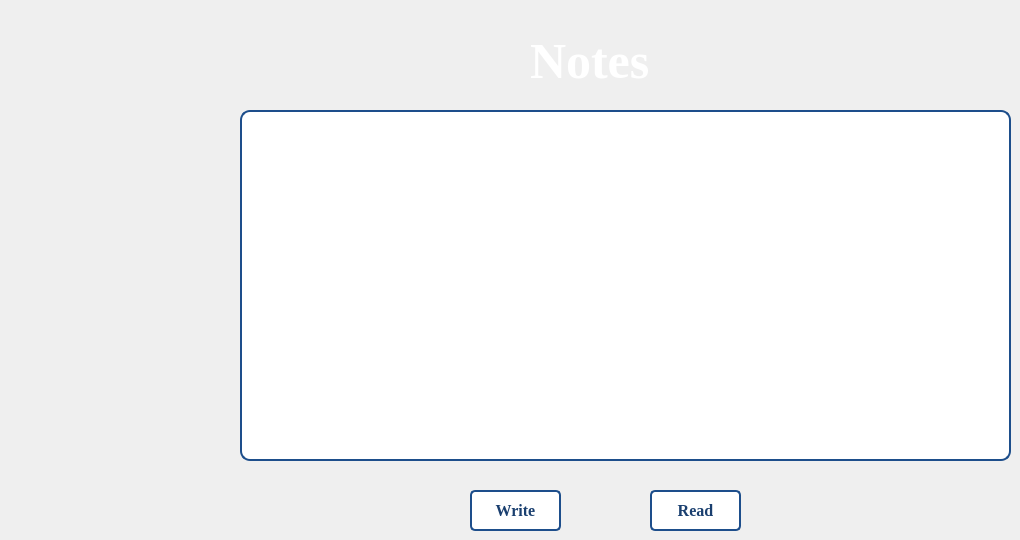
   <widget class="QWidget" name="tab_2">
    <attribute name="title">
     <string>Notes</string>
    </attribute>
    <widget class="QPushButton" name="pushButton_11">
     <property name="geometry">
      <rect>
       <x>470</x>
       <y>490</y>
       <width>91</width>
       <height>41</height>
      </rect>
     </property>
     <property name="font">
      <font>
       <family>Times New Roman</family>
       <pointsize>-1</pointsize>
       <bold>true</bold>
      </font>
     </property>
     <property name="styleSheet">
      <string notr="true">QPushButton 
{
background-color: rgb(255, 255, 255); 
color: rgb(26, 63, 111); 
border: 2px solid rgb(29, 78, 139);
border-radius: 5px; 
padding: 10px 10px; 
font-size: 16px;
font-weight: bold;
cursor: pointer; 
transition: background-color 0.3s ease, box-shadow 0.3s ease;
}
QPushButton:hover 
{
background-color: rgb(219, 235, 255); 
box-shadow: 0 4px 8px rgba(0, 0, 0, 0.1); 
}
QPushButton:pressed 
{
background-color: rgb(45, 108, 190); 
color: rgb(255, 255, 255);
box-shadow: 0 2px 4px rgba(0, 0, 0, 0.1); 
}
</string>
     </property>
     <property name="text">
      <string>Write</string>
     </property>
    </widget>
    <widget class="QTextEdit" name="textEdit">
     <property name="geometry">
      <rect>
       <x>240</x>
       <y>110</y>
       <width>771</width>
       <height>351</height>
      </rect>
     </property>
     <property name="styleSheet">
      <string notr="true">QTextEdit {
    background-color: rgb(255, 255, 255); 
    border: 2px solid rgb(29, 78, 139); 
    border-radius: 10px; 
    padding: 2px; 
    font-size: 14 px; 
    color: rgb(0, 0, 0); 
}

QTextEdit:hover {
    background-color:rgb(219, 235, 255);
}

</string>
     </property>
    </widget>
    <widget class="QLabel" name="label_3">
     <property name="geometry">
      <rect>
       <x>530</x>
       <y>40</y>
       <width>161</width>
       <height>41</height>
      </rect>
     </property>
     <property name="font">
      <font>
       <family>Georgia</family>
       <pointsize>-1</pointsize>
       <bold>true</bold>
      </font>
     </property>
     <property name="styleSheet">
      <string notr="true">QLabel {
color: rgb(255, 255, 255);
font-size: 50px; 
font-weight: bold;
}

QLabel {
text-shadow: 2px rgb(12, 29, 52); 
}
</string>
     </property>
     <property name="text">
      <string>Notes</string>
     </property>
    </widget>
    <widget class="QPushButton" name="pushButton_12">
     <property name="geometry">
      <rect>
       <x>650</x>
       <y>490</y>
       <width>91</width>
       <height>41</height>
      </rect>
     </property>
     <property name="font">
      <font>
       <family>Times New Roman</family>
       <pointsize>-1</pointsize>
       <bold>true</bold>
      </font>
     </property>
     <property name="styleSheet">
      <string notr="true">QPushButton 
{
background-color: rgb(255, 255, 255); 
color: rgb(26, 63, 111); 
border: 2px solid rgb(29, 78, 139);
border-radius: 5px; 
padding: 10px 10px; 
font-size: 16px;
font-weight: bold;
cursor: pointer; 
transition: background-color 0.3s ease, box-shadow 0.3s ease;
}
QPushButton:hover 
{
background-color: rgb(219, 235, 255); 
box-shadow: 0 4px 8px rgba(0, 0, 0, 0.1); 
}
QPushButton:pressed 
{
background-color: rgb(45, 108, 190); 
color: rgb(255, 255, 255);
box-shadow: 0 2px 4px rgba(0, 0, 0, 0.1); 
}
</string>
     </property>
     <property name="text">
      <string>Read</string>
     </property>
    </widget>
   </widget>
